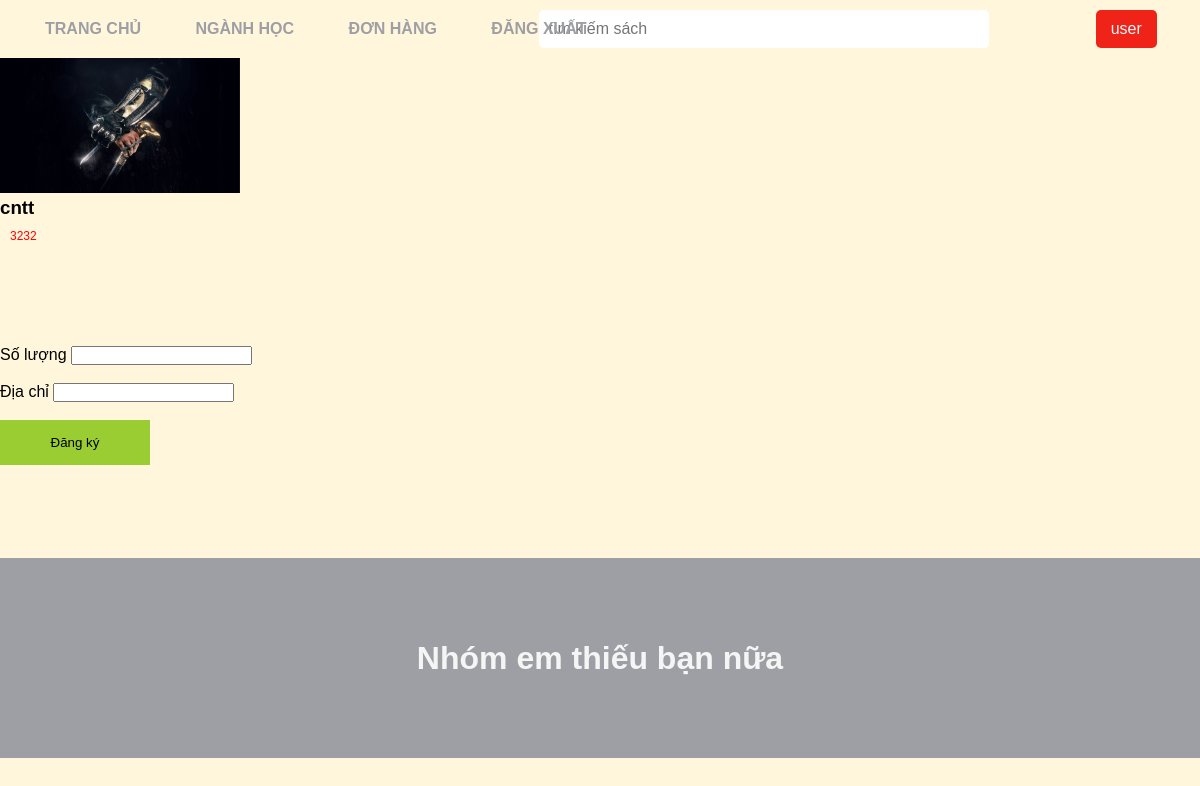
The page /index.php?act=dangKy&id_s=5 (signed in) on the database its author committed.
### tables this page shows
CREATE TABLE `sach` (
  `id_sach` int(11) NOT NULL,
  `ky` int(11) NOT NULL,
  `ten_sach` varchar(255) NOT NULL,
  `gia_ban` int(10) NOT NULL,
  `so_luong` int(11) NOT NULL,
  `hinh_anh` varchar(255) DEFAULT NULL,
  `mo_ta` varchar(255) DEFAULT NULL,
  `id_danh_muc` int(11) NOT NULL,
  `trang_thai` int(11) NOT NULL
);

### models/connectdb.php (called while the page is built, shortened)
<?php
function connect()
{
    $servername = "localhost";
    $username = "root";
    $password = "";
    try {
        $conn = new PDO("mysql:host=$servername;dbname=xuong1_done", $username, $password);
        $conn->setAttribute(PDO::ATTR_ERRMODE, PDO::ERRMODE_EXCEPTION);
    } catch (PDOException $e) {
        echo $e->getMessage();
    }
    return $conn;
}
function getData($query, $params = [], $getAll = true)
{
    $conn = connect();
    $stmt = $conn->prepare($query);
    $stmt->execute($params);
    if ($getAll) {
        return $stmt->fetchAll();
    }
    return $stmt->fetch();
}

### models/sach.php (called while the page is built, shortened)
<?php
require_once "models/connectdb.php";
function getOneSach($id)
{
    $sql = "SELECT * FROM sach WHERE id_sach=?";
    return getData($sql, [$id]);
}

### views/site/dangKy/list.php (the view, shortened to what this page needs)
<main class="formdk" style="min-height: 500px;">
    <?php foreach ($vlAllS as $i => $s) { ?>
        <div class="thongTinSP">
            <div class="">
                <img class=" image" src="<?php echo $s['hinh_anh'] ?>" alt="Sản phẩm" width="20%">
            </div>
            <div class="thongTin">
                <h3><?php echo $s['ten_sach'] ?></h3>
                <p style="text-align: left; color: red; font-size: 12px;"><?php echo $s['gia_ban'] ?></p>
            </div>
        </div>
        <form action="index.php?act=dangKy" method="post">
            <label for="soLuong">Số lượng</label>
            <input type="number" min="1" name="soLuong" required> <br> <br>
            <label for="diaChi">Địa chỉ</label>
            <input type="text" name="diaChi" required> <br> <br>
            <button class="dk" type="submit">Đăng ký</button>
        </form>
    <?php } ?>
</main>

### views/content/css/style.css (style rules this page uses)
* { margin: 0; padding: 0; box-sizing: border-box; }
body { font-family: Arial, sans-serif; background-color: #fff6dc; }
.item a, p { text-align: center; text-decoration: none; color: black; font-size: 26px; padding: 10px; }
button { width: 100%; line-height: 45px; background-color: yellowgreen; border: none; }
.dk { width: 150px; }
.formdk { display: grid; min-height: 464px; }

### rows shown on the page
sach: hinh_anh (picture), ten_sach "cntt", gia_ban "3232"
